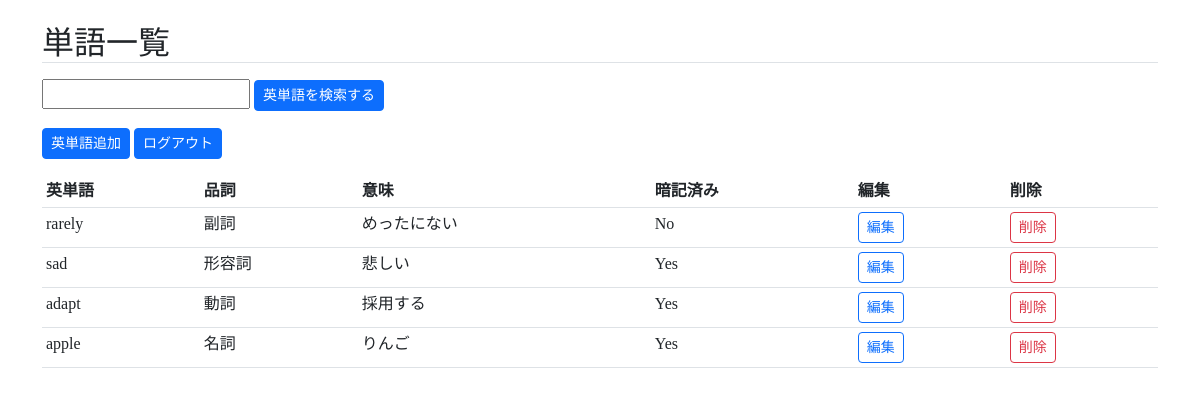
/top/ (signed in), run on an earlier commit of the app's database.
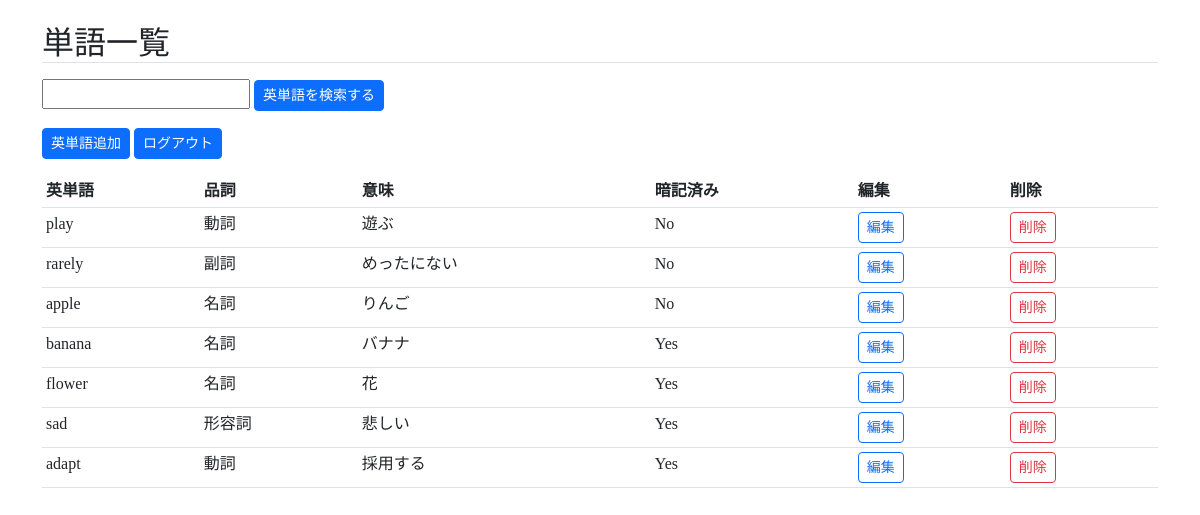
And on a later commit of the database.
### wordsapp/models.py (models this page shows, shortened)
class Post(models.Model):
    user = models.ForeignKey(
        CustomUser,
        verbose_name= 'ユーザー',
        on_delete=models.CASCADE
    )
    category = models.ForeignKey(
        Category,
        verbose_name= 'カテゴリ',
        on_delete= models.PROTECT
    )
    question = models.CharField(
        verbose_name= '英単語',
        max_length= 20
    )
    answer = models.CharField(
        verbose_name= '意味',
        max_length= 40
    )
    posted_at = models.DateTimeField(
        verbose_name= '登録日時',
        auto_now_add=True
    )
    memory = models.BooleanField(
        verbose_name= '暗記済み',
        default= False
    )

class Category(models.Model):
    title = models.CharField(
        verbose_name='品詞',
        max_length=20)
    def __str__(self):
        return self.title

### wordsapp/views.py (the view)
# urls.py: path('top/',views.TopView.as_view(), name = 'top'),
@method_decorator(login_required, name='dispatch')
class TopView(ListView):
    template_name = 'top.html'
    model = Post
    def get_queryset(self):
        q_word = self.request.GET.get('query')
        if q_word:
            object_list = Post.objects.filter(Q(user = self.request.user) , Q(question__icontains=q_word))
        else:
            object_list = Post.objects.filter(user = self.request.user).order_by('memory','-posted_at')
        return object_list

### wordsapp/templates/top.html
{% extends 'base.html' %}
{% block content %}
<h2 class="mt-4 border-bottom">単語一覧</h2>
<p>
<form action="" method="get">
    <input name="query" value="{{ request.GET.query }}" type="text">
    <button type="submit" class="btn btn-primary btn-sm">英単語を検索する</button>
</form>
</p>
<p>
<button type="button" class="btn btn-primary btn-sm" onclick="location.href='{%url 'wordsapp:post'%}'">英単語追加</button>
<button type="button" class="btn btn-primary btn-sm" onclick="location.href='{%url 'accounts:logout'%}'">ログアウト</button>
</p>
  <table class="table table-sm">
    <thead>
    <tr>
        <th scope="col">英単語</th>
        <th scope="col">品詞</th>
        <th scope="col">意味</th>
        <th scope="col">暗記済み</th>
        <th scope="col">編集</th>
        <th scope="col">削除</th>
    </tr>
    </thead>
    {% for data in object_list %}
        <tr>
            <td>{{ data.question }}</td>
            <td>{{ data.category }}</td>
            <td>{{ data.answer }}</td>
            {% if data.memory %}
            <td>{{ 'Yes' }}</td>
            {% elif data.memory == False %}
            <td>{{ 'No' }}</td>
            {% endif %}
            <td><a href="{% url 'wordsapp:update' data.pk %}" class="btn btn-outline-primary btn-sm">編集</a></td>
            <td><a href="{% url 'wordsapp:delete' data.pk %}" class="btn btn-outline-danger btn-sm">削除</a></td>
        </tr>
    {% endfor %}
</table>
{% endblock content %}

### wordsapp/templates/base.html (shortened to what this page needs)
{% load i18n static %}
<!DOCTYPE html>{% get_current_language as LANGUAGE_CODE %}
<html lang= "ja">
<head>
<link href="{% static 'css/bootstrap.min.css' %}" rel="stylesheet">
<link href="{% static 'css/mysheet.css' %}" rel="stylesheet">
</head>
<body>
  <div class="container">
    {% block content %}{% endblock %}
  </div>
</body>
</html>

### static/css/mysheet.css (style rules this page uses)
body { font-family: var(--font-family-sans-serif); }
p { width: auto; font-size: 16px; line-height: 30px; }

What changed in the data, as far as the page shows it:
added Post: question "play", category "動詞", answer "遊ぶ", value "No"
changed Post "apple": memory True → False (drawn); value "Yes" → "No"; moves up the list
added Post: question "banana", category "名詞", answer "バナナ", value "Yes"
added Post: question "flower", category "名詞", answer "花", value "Yes"
